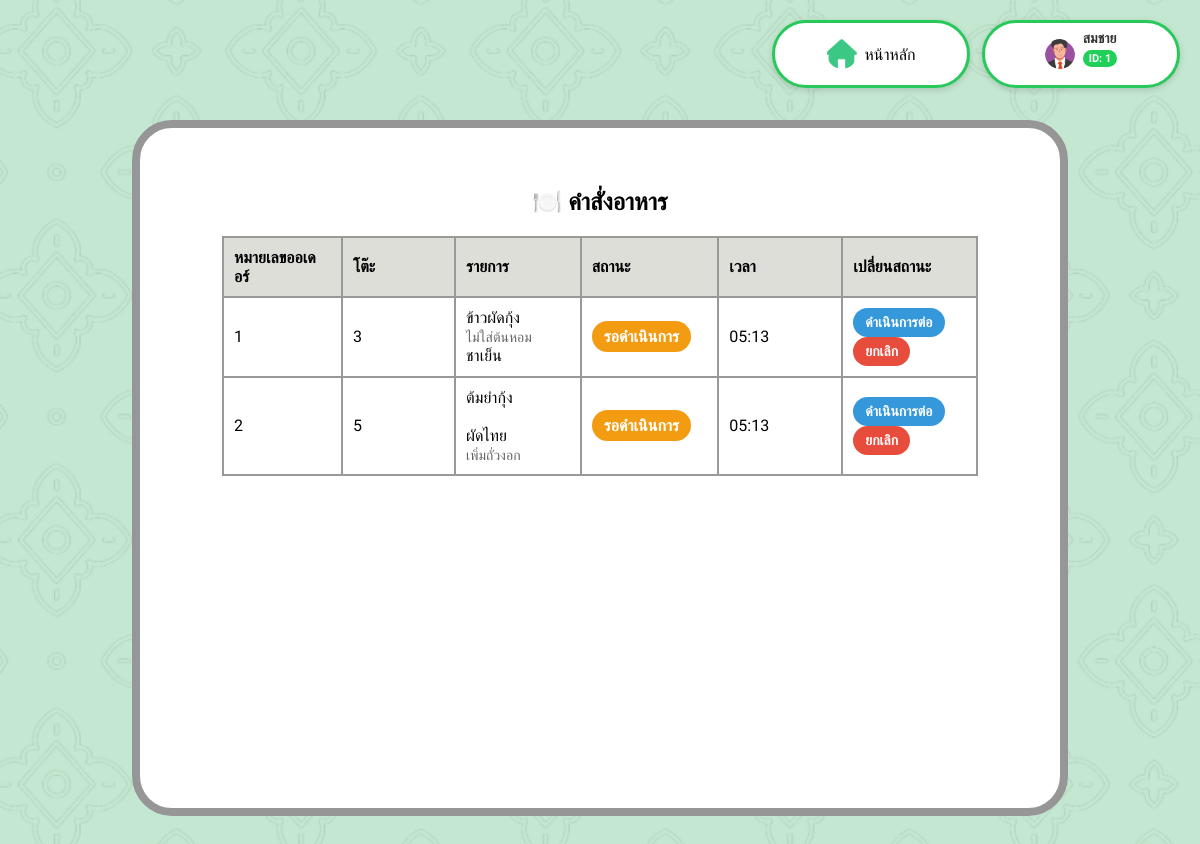
Page /chef_order.php (signed in) on the committed database.
### tables this page shows
CREATE TABLE Employee (
    EmployeeID INT(6) AUTO_INCREMENT PRIMARY KEY,
    FName VARCHAR(50),
    LName VARCHAR(50),
    Password VARCHAR(12),
    Role VARCHAR(50),
    StartDate DATE,
    Phone CHAR(10),
    Email VARCHAR(50)
);

CREATE TABLE Orders (
    OrderID INT(6) AUTO_INCREMENT PRIMARY KEY,
    EmployeeID INT(6),
    TableNo INT(3),
    OrderTime TIMESTAMP,
    Status INT(1),
    FOREIGN KEY (EmployeeID) REFERENCES Employee(EmployeeID),
    FOREIGN KEY (TableNo) REFERENCES TableList(TableNo)
);

### chef_order.php (the view, shortened to what this page needs)
<?php
include 'backend/db_connect.php';
$conn->query("
    DELETE o, od FROM Orders o
    JOIN OrderDetail od ON o.OrderID = od.OrderID
    WHERE o.Status = 0 AND TIMESTAMPDIFF(MINUTE, o.OrderTime, NOW()) >= 5
");
$employeeID = $_SESSION['EmployeeID'];
$stmt = $conn->prepare("SELECT FName, EmployeeID FROM Employee WHERE EmployeeID = ?");
$stmt->bind_param("i", $employeeID);
$stmt->execute();
$result = $stmt->get_result();
$profile = $result->fetch_assoc();
?>
<!DOCTYPE html>
<html lang="th">
<head>
  <link rel="stylesheet" href="css/chef_order.css">
</head>
<body>
<div class="top-bar">
  <div class="home-button" onclick="location.href='staff_dashboard.php'">
    <img src="pics/Home_icon.png">
    <p>หน้าหลัก</p>
  </div>
  <div class="profile-box">
    <img src="img/picture/Profile_guy.png" alt="Profile Picture">
    <div class="profile-label">
      <p class="profile-name"><?php echo htmlspecialchars($profile['FName']); ?></p>
      <p class="profile-id">ID: <?php echo htmlspecialchars($profile['EmployeeID']); ?></p>
    </div>
  </div>
</div>
<div class="container">
  <h2>🍽️ คำสั่งอาหาร</h2>
  <div class="table-wrapper">
    <table>
      <thead>
        <tr>
          <th>หมายเลขออเดอร์</th>
          <th>โต๊ะ</th>
          <th>รายการ</th>
          <th>สถานะ</th>
          <th>เวลา</th>
          <th>เปลี่ยนสถานะ</th>
        </tr>
      </thead>
      <tbody>
      <?php
      $sql = "SELECT o.OrderID, o.TableNo, o.OrderTime, o.Status,
                     GROUP_CONCAT(CONCAT(m.Name, '<br><span class=\"sub-item\">', od.Description, '</span>') SEPARATOR '<br>') AS MenuList
              FROM Orders o
              JOIN OrderDetail od ON o.OrderID = od.OrderID
              JOIN Menu m ON od.MenuID = m.MenuID
              WHERE o.Status IN (2, 3, 0)
              GROUP BY o.OrderID
              ORDER BY o.OrderTime DESC";
      $result = $conn->query($sql);
      while ($row = $result->fetch_assoc()):
          $status = (int)$row['Status'];
          $statusClass = match ($status) {
              2 => 'waiting',
              3 => 'cooking',
              4 => 'serving',
              5 => 'done',
              0 => 'canceled',
              default => ''
          };
          $statusText = match ($status) {
              2 => 'รอดำเนินการ',
              3 => 'กำลังทำ',
              4 => 'รอเสิร์ฟ',
              5 => 'เสร็จ',
              0 => 'ยกเลิกแล้ว',
              default => 'ไม่ทราบ',
          };
      ?>
      <tr>
        <td><?php echo htmlspecialchars($row['OrderID']); ?></td>
        <td><?php echo htmlspecialchars($row['TableNo']); ?></td>
        <td><?php echo $row['MenuList']; ?></td>
        <td><span class="status <?php echo $statusClass; ?>"><?php echo $statusText; ?></span></td>
        <td><?php echo date('H:i', strtotime($row['OrderTime'])); ?></td>
        <td>
          <?php if ($status !== 0): ?>
            <form action="backend/update_order.php" method="POST" onsubmit="return confirm('คุณแน่ใจหรือไม่ว่าต้องการดำเนินการนี้?');">
              <button type="submit" name="action" value="next" class="status-btn next">ดำเนินการต่อ</button>
              <button type="submit" name="action" value="cancel" class="status-btn cancel">ยกเลิก</button>
            </form>
          <?php else: ?>
            <button class="status-btn canceled" disabled>ยกเลิก</button>
          <?php endif; ?>
        </td>
      </tr>
      <?php endwhile; ?>
      </tbody>
    </table>
  </div>
</div>
</body>
</html>

### css/chef_order.css (style rules this page uses)
body { font-family: 'Sarabun', sans-serif; background: url('../pics/background.png'); background-size: cover; margin: 0; padding: 0; }
.top-bar { position: absolute; top: 20px; right: 20px; display: flex; gap: 12px; align-items: center; z-index: 1000; }
.home-button, .profile-box { display: flex; align-items: center; background-color: white; border: 3px solid #28c95b; border-radius: 40px; padding: 6px 16px; height: 50px; min-width: 160px; justify-content: center; box-shadow: 0px 2px 6px rgba(0, 0, 0, 0.15); }
.home-button img, .profile-box img { width: 30px; height: 30px; object-fit: cover; border-radius: 50%; margin-right: 8px; }
.profile-label { display: flex; flex-direction: column; justify-content: center; line-height: 1.2; }
.profile-name { font-size: 14px; font-weight: bold; color: #333; margin: 0; padding: 0; }
.profile-id { font-size: 11px; background-color: #20d058; color: white; padding: 2px 6px; border-radius: 15px; font-weight: bold; margin-top: 3px; display: inline-block; width: fit-content; }
.container { background-color: white; width: 70%; height: 600px; margin: 120px auto; padding: 40px; border-radius: 40px; border: 8px solid #969696; }
h2 { text-align: center; margin-bottom: 20px; }
table { width: 90%; margin: 0 auto; border-collapse: collapse; background-color: white; }
th { background-color: #DCDED7; font-weight: bold; text-align: left; border: 2px solid #999; padding: 10px; width: 200px; }
td { border: 2px solid #999; padding: 10px; text-align: left; min-height: 75px; }
.sub-item { font-size: 14px; color: #666; }
.status { font-weight: bold; padding: 6px 12px; border-radius: 20px; color: white; display: inline-block; }
.status.waiting { background-color: #f39c12; }
.status-btn { padding: 6px 12px; border: none; border-radius: 15px; cursor: pointer; font-size: 14px; font-weight: bold; color: white; }
.status-btn.next { background-color: #3498db; }
.status-btn.cancel { background-color: #e74c3c; }
.table-wrapper { max-height: 500px; overflow-y: auto; margin-top: 20px; }

### rows in the picture
employee: FName "สมชาย", EmployeeID "1"
orders: OrderID "1", TableNo "3", MenuList "ข้าวผัดกุ้ง ไม่ใส่ต้นหอม ชาเย็น", Status "รอดำเนินการ", OrderTime "05:13"
orders: OrderID "2", TableNo "5", MenuList "ต้มยำกุ้ง ผัดไทย เพิ่มถั่วงอก", Status "รอดำเนินการ", OrderTime "05:13"
